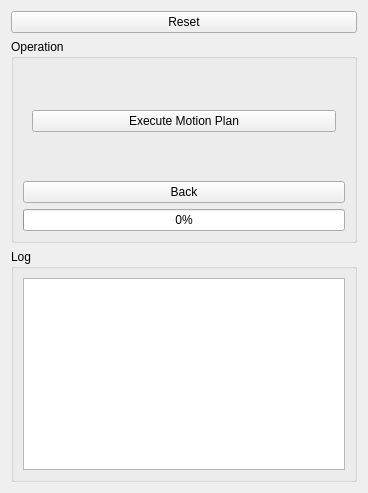
<?xml version="1.0" encoding="UTF-8"?>
<ui version="4.0">
 <class>SNPWidget</class>
 <widget class="QWidget" name="SNPWidget">
  <property name="geometry">
   <rect>
    <x>0</x>
    <y>0</y>
    <width>368</width>
    <height>493</height>
   </rect>
  </property>
  <property name="windowTitle">
   <string>Form</string>
  </property>
  <layout class="QVBoxLayout" name="verticalLayout_4">
   <item>
    <widget class="QPushButton" name="push_button_reset">
     <property name="text">
      <string>Reset</string>
     </property>
    </widget>
   </item>
   <item>
    <widget class="QGroupBox" name="groupBox_2">
     <property name="title">
      <string>Operation</string>
     </property>
     <layout class="QVBoxLayout" name="verticalLayout_7">
      <item>
       <widget class="QStackedWidget" name="stacked_widget">
        <property name="currentIndex">
         <number>3</number>
        </property>
        <widget class="QWidget" name="page">
         <layout class="QVBoxLayout" name="verticalLayout_2">
          <item>
           <widget class="QPushButton" name="push_button_scan">
            <property name="enabled">
             <bool>true</bool>
            </property>
            <property name="text">
             <string>Get Detailed Scan</string>
            </property>
           </widget>
          </item>
         </layout>
        </widget>
        <widget class="QWidget" name="page_2">
         <layout class="QVBoxLayout" name="verticalLayout_3">
          <item>
           <widget class="QPushButton" name="push_button_tpp">
            <property name="enabled">
             <bool>true</bool>
            </property>
            <property name="text">
             <string>Generate Tool Path Plan</string>
            </property>
           </widget>
          </item>
         </layout>
        </widget>
        <widget class="QWidget" name="page_3">
         <layout class="QVBoxLayout" name="verticalLayout_5">
          <item>
           <widget class="QPushButton" name="push_button_motion_plan">
            <property name="enabled">
             <bool>true</bool>
            </property>
            <property name="text">
             <string>Generate Motion Plan</string>
            </property>
           </widget>
          </item>
         </layout>
        </widget>
        <widget class="QWidget" name="page_4">
         <layout class="QVBoxLayout" name="verticalLayout_6">
          <item>
           <widget class="QPushButton" name="push_button_motion_execution">
            <property name="enabled">
             <bool>true</bool>
            </property>
            <property name="text">
             <string>Execute Motion Plan</string>
            </property>
           </widget>
          </item>
         </layout>
        </widget>
       </widget>
      </item>
      <item>
       <widget class="QPushButton" name="push_button_back">
        <property name="text">
         <string>Back</string>
        </property>
       </widget>
      </item>
      <item>
       <widget class="QProgressBar" name="progress_bar">
        <property name="value">
         <number>0</number>
        </property>
       </widget>
      </item>
     </layout>
    </widget>
   </item>
   <item>
    <widget class="QGroupBox" name="groupBox">
     <property name="title">
      <string>Log</string>
     </property>
     <layout class="QVBoxLayout" name="verticalLayout">
      <item>
       <widget class="QTextEdit" name="text_edit_log">
        <property name="html">
         <string>&lt;!DOCTYPE HTML PUBLIC &quot;-//W3C//DTD HTML 4.0//EN&quot; &quot;http://www.w3.org/TR/REC-html40/strict.dtd&quot;&gt;
&lt;html&gt;&lt;head&gt;&lt;meta name=&quot;qrichtext&quot; content=&quot;1&quot; /&gt;&lt;meta charset=&quot;utf-8&quot; /&gt;&lt;style type=&quot;text/css&quot;&gt;
p, li { white-space: pre-wrap; }
&lt;/style&gt;&lt;/head&gt;&lt;body style=&quot; font-family:'Sans Serif'; font-size:9pt; font-weight:400; font-style:normal;&quot;&gt;
&lt;p style=&quot;-qt-paragraph-type:empty; margin-top:0px; margin-bottom:0px; margin-left:0px; margin-right:0px; -qt-block-indent:0; text-indent:0px;&quot;&gt;&lt;br /&gt;&lt;/p&gt;&lt;/body&gt;&lt;/html&gt;</string>
        </property>
       </widget>
      </item>
     </layout>
    </widget>
   </item>
  </layout>
 </widget>
 <resources/>
 <connections/>
</ui>
